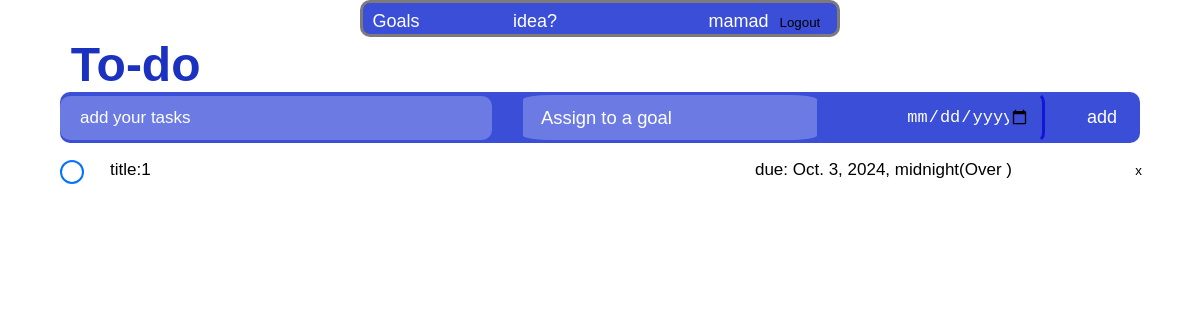
The app's page / (signed in), older data.
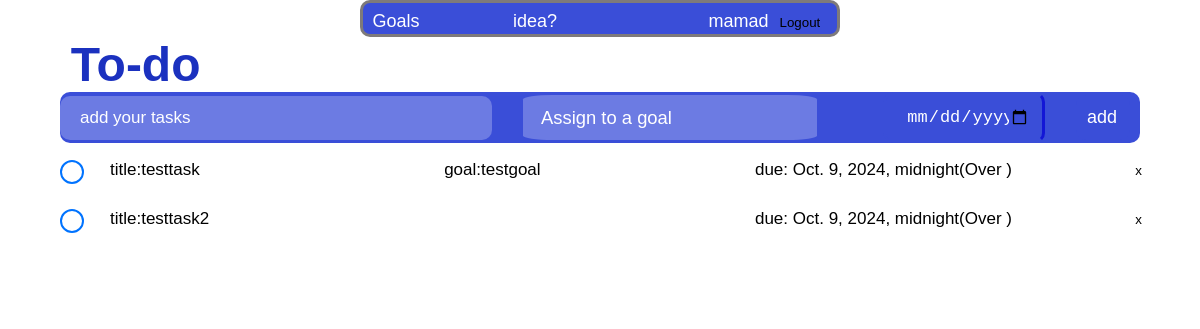
The same page, newer data.
### taskmanager/models.py (models this page shows, shortened)
class Task(models.Model):
    user = models.ForeignKey(User, on_delete=models.CASCADE)
    title=models.CharField(max_length=200)
    completed=models.BooleanField(default=False)
    due_date=models.DateTimeField(null=True,blank=True)
    goal=models.ForeignKey('Goal',on_delete=models.SET_NULL,null=True,blank=True ,related_name='tasks')
    reminder=models.DateTimeField(null=True,blank=True)
    def days_left(self):
        if self.due_date:
            DL = (self.due_date - timezone.now()).days
            if DL <= 0:
                return 'Over'
            else:
                return f'{DL} Days Left'

class Goal(models.Model):
    user = models.ForeignKey(User, on_delete=models.CASCADE)
    CATEGORY_CHOICES=[('w','Work'),('hf','Health and Fitness'),('e','Education'),('p','Personal Development'),('h','Home and Family'),('s','Social'),('f','Finance'),('o','Other')]
    name=models.CharField(max_length=200)
    description=models.TextField(blank=True)
    category=models.TextField(choices=CATEGORY_CHOICES,blank=True,null=True)
    start_date=models.DateTimeField(default=timezone.now)
    end_date=models.DateTimeField(null=True,blank=True)
    def __str__(self):
        return self.name

### taskmanager/views.py (the view, shortened to what this page needs)
# urls.py: path('',views.task_handler,name='index'),
@login_required
def task_handler(request):
    context={
        'goals':Goal.objects.filter(user=request.user),
        'tasks':Task.objects.filter(user=request.user)
    }
    return render(request,'./taskmanager/index.html',context)

### taskmanager/templates/taskmanager/index.html (shortened to what this page needs)
{% load static %}
<!DOCTYPE html>
<html lang="en">
<head>
    <link rel="stylesheet" href="{% static 'main1.css' %}">
</head>
<body>
    <nav id="menu">
        <div id="menu-item" ><a href="/Goals">Goals</a></div>
        <div id="menu-item"><a href="/Ideas/">idea?</a></div>
        <div id="user">
        {% if user.is_authenticated %}
        <div id="menu-item" ><a href="/">{{ user.username }}</a></div>
            <form action="{% url 'taskmanager:logout' %}" method="POST">
                <input id="menu-item" type="submit" name="action" value="Logout"  />
            </form>
        {% else %}
        <div id="menu-item"><a href="/Login/">Login</a></div>
        {% endif %}
        </div>
    </nav>
    <div class="container">
        <div class="todo-app">
            <div class="app-title">
                <h2>To-do </h2>
            </div>
            <form method="post"  >
                <div class="row">
                    <input type="text" id="todoinput" placeholder="add your tasks" name="title" required  >
                    <div id="tcat">
                    <select name="goal">
                        <option selected value="">Assign to a goal </option>
                    </select>
                    </div>
                    <input name="due_date" type="date" id="todoinputd"   >
                    <input id="todoinputb" type="submit" name="action" value="add" onclick="addTask()" />
                </div>
            </form>
            <ul id="list-container"  >
                {% for task in tasks %}
                    <form method="post">
                        <li   data-id="{{ task.id }}" > <p id="LII">title:{{ task.title }}</p><p id="LI"> {% if task.goal %}goal:{{ task.goal }} {% endif %}</p> <p id="LI">due: {{ task.due_date }}({{ task.days_left }} )</p><span  class="delete-btn"><input type="submit" id="del" name="action" value="x"  ></span></li>
                    </form>
                {% endfor %}
            </ul>
        </div>
    </div>
</body>
</html>

### static/main1.css (style rules this page uses)
#menu { display: flex; flex-wrap: nowrap; background-color: #3a4ed8; border-radius: 10px; justify-content: space-between; margin: 0% 30% 0% 30%; border: solid; border-color: #7e7a7a; }
#menu-item { margin-right: 1%; margin-left: 2%; }
a:link, a:visited, a:hover, a:active { text-decoration: none; color: white; font-size: large; }
#menu input { background-color:#3a4ed8 ; border: none; cursor: pointer; margin-left: 10px; }
#user { display: flex; flex-direction: row; margin-left: 65px; margin-right: 20px; }
*, *:before, *:after { margin: 0px; padding: 0; box-sizing: border-box; }
body { font-family: 'Poppins', sans-serif; font-size: 26px; }
.container { width: 100%; min-height: max-content; background-color: #efeff4; padding: 0px; justify-content: center; align-items: center; }
.todo-app { width: 100vw; height: max-content; background-color: #ffffff; padding: 0% 5% 5%; display: block; flex-direction: column; align-items: left; }
.app-title { display: flex; gap: 1rem; margin-left: 1%; align-items: center; }
.app-title h2, .app-title i { color: #1b31bf; font-size: 3rem; }
.row { display: flex; align-items: center; justify-content: space-between; background-color: #3a4ed8; border-radius: 10px; }
#todoinput { width: 40%; border: none; border-color:#3a4ed8; border-right-color: #1316d6; border-radius: 10px; outline: none; background-color: #6c7be3; padding: 12px; font-size: 17px; padding-left: 20px; margin-right: 20px; color: #ffffff; }
#todoinputb { width: 5%; border: none; border-color:#3a4ed8; border-right-color: #6c7be3; border-radius: 10px; outline: none; background-color: #3a4ed8; padding: 12px; font-size: 18px; padding-left: 10px; margin-right: 10px; color: #ffffff; cursor: pointer; }
#todoinputd { width: 15%; border: solid; border-color:#3a4ed8; border-right-color: #1316d6; border-radius: 10px; outline: none; background-color: #3a4ed8; padding: 12px; font-size: 17px; padding-left: 20px; margin-right: 20px; color: #ffffff; cursor: pointer; }
ul { list-style: none; }
ul li { font-size: 17px; color: #000000; padding: 12px 8px 12px 50px; margin-top: 5px; user-select: none; cursor: pointer; position: relative; display: flex; flex-direction: row; justify-content: space-between; }
ul li::before { position: absolute; content: ''; width: 24px; height: 24px; border-radius: 50%; left: 0%; border: 2px solid #0073ff; }
#LII { margin-right: 150px; }
span { position: absolute; right: 0; top: 50%; transform: translateY(-50%); width: 30px; height: 30px; border-radius: 50%; display: flex; justify-content: center; align-items: center; color: #050505; font-size: 18px; transition: all .2s ease; }
#tcat { min-width: 350px; }
#tcat select { appearance: none; width: 84%; font-size: 1.15rem; padding: 0.675em 6em 0.675em 1em; background-color: #6c7be3; border:none ; border-radius: 10%; color: #ffffff; cursor: pointer; }
#del { border: none; cursor: pointer; outline: none; padding: 15px 50px; position: relative; background-color: transparent; margin-left: 90%; }
#LI { margin-right: 120px; }

Row changes from the older to the newer data that the page shows:
removed Task: title "1", due_date "Oct. 3, 2024, midnight", days_left "Over"
added Task: title "testtask", goal "testgoal", due_date "Oct. 9, 2024, midnight", days_left "Over"
added Task: title "testtask2", due_date "Oct. 9, 2024, midnight", days_left "Over"
